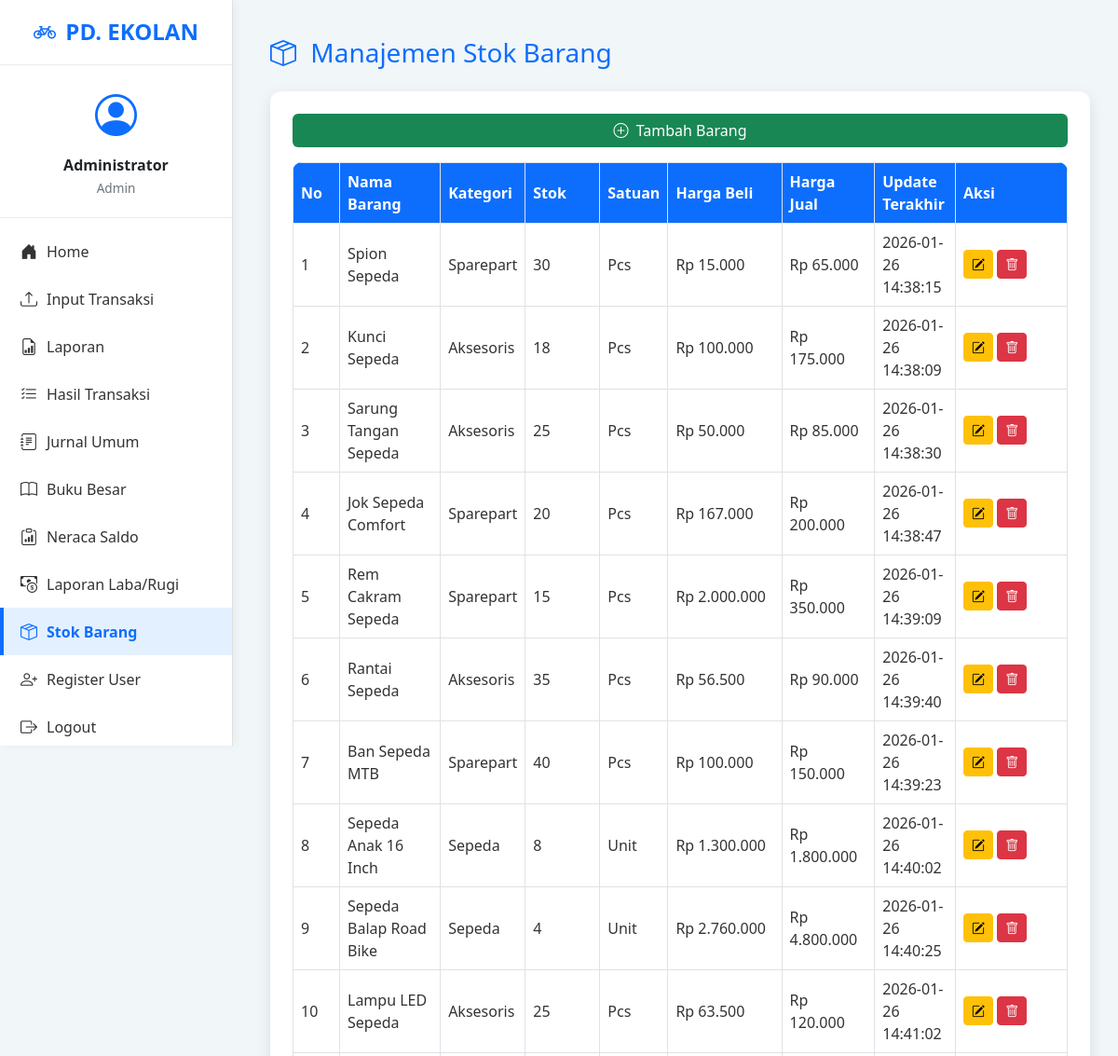
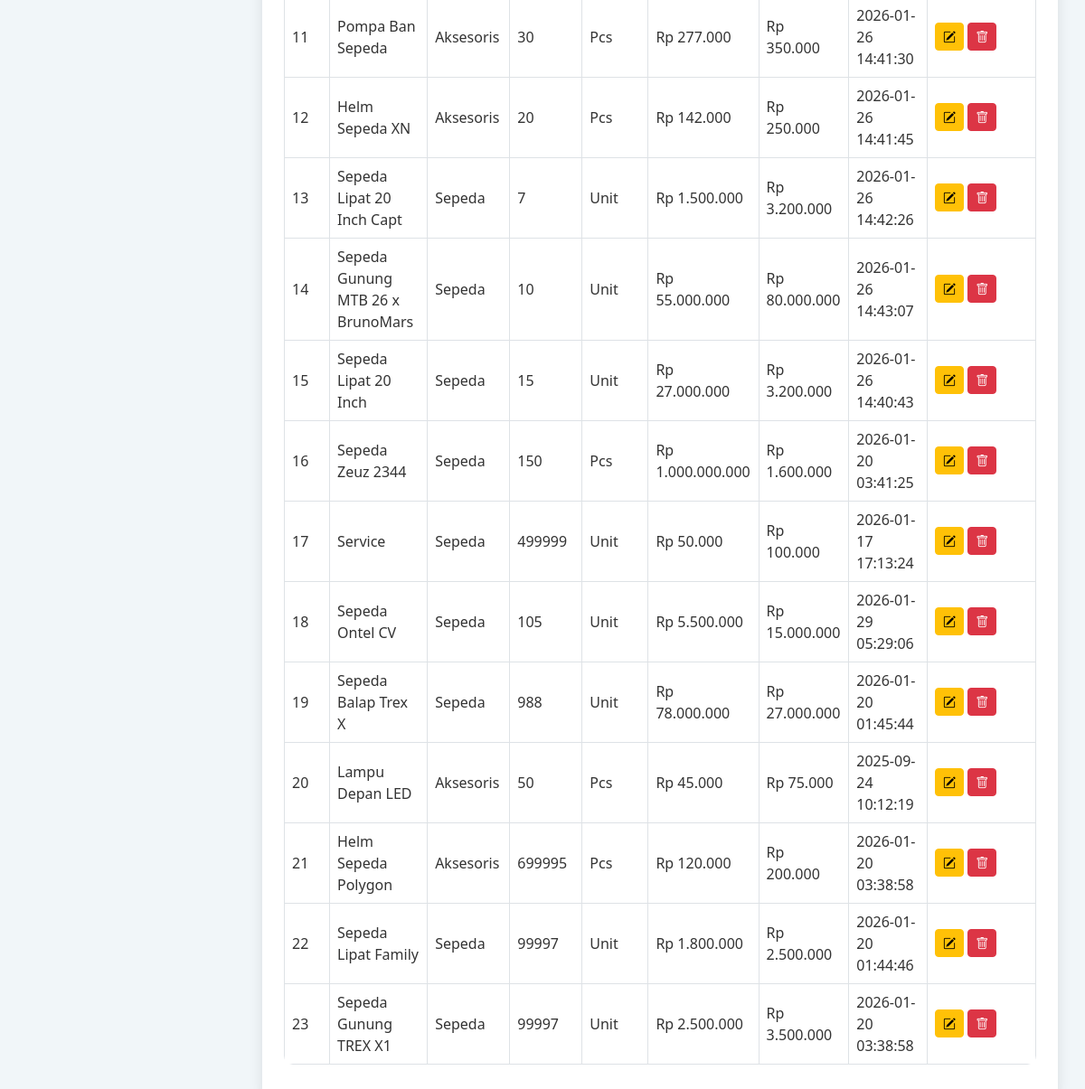
/stok_barang.php (signed in), run on the app's committed database (2 pictures, top to bottom).
### tables this page shows
CREATE TABLE `produk` (
  `id_produk` int(11) NOT NULL,
  `nama_produk` varchar(100) NOT NULL,
  `kategori` varchar(50) DEFAULT NULL,
  `stok` int(11) DEFAULT 0,
  `satuan` varchar(20) DEFAULT NULL,
  `harga_beli` decimal(15,2) DEFAULT NULL,
  `harga_jual` decimal(15,2) DEFAULT NULL,
  `tanggal_update` timestamp NOT NULL DEFAULT current_timestamp() ON UPDATE current_timestamp()
);

### stok_barang.php (the view, shortened to what this page needs)
<?php
include 'koneksi.php';
$result = mysqli_query($koneksi, "SELECT * FROM produk ORDER BY id_produk DESC");
?>
<!DOCTYPE html>
<html lang="id">
<head>
    <link href="https://cdn.jsdelivr.net/npm/bootstrap@5.3.3/dist/css/bootstrap.min.css" rel="stylesheet">
    <link href="https://cdn.jsdelivr.net/npm/bootstrap-icons/font/bootstrap-icons.css" rel="stylesheet">
</head>
<body>
<?php include 'admin_sidebar.php'; ?>
<div class="content">
    <h3 class="text-primary mb-4">
        <i class="bi bi-box-seam me-2"></i> Manajemen Stok Barang
    </h3>
    <div class="card p-4">
        <button class="btn btn-success mb-3" data-bs-toggle="modal" data-bs-target="#modalTambah">
            <i class="bi bi-plus-circle me-1"></i> Tambah Barang
        </button>
        <div class="table-responsive">
            <table class="table table-bordered table-hover align-middle">
                <thead>
                    <tr>
                        <th width="50">No</th>
                        <th>Nama Barang</th>
                        <th>Kategori</th>
                        <th width="80">Stok</th>
                        <th>Satuan</th>
                        <th>Harga Beli</th>
                        <th>Harga Jual</th>
                        <th>Update Terakhir</th>
                        <th width="120">Aksi</th>
                    </tr>
                </thead>
                <tbody>
                <?php
                $no = 1;
                while ($row = mysqli_fetch_assoc($result)) { ?>
                    <tr>
                        <td><?= $no++; ?></td>
                        <td><?= htmlspecialchars($row['nama_produk']); ?></td>
                        <td><?= htmlspecialchars($row['kategori']); ?></td>
                        <td><?= $row['stok']; ?></td>
                        <td><?= htmlspecialchars($row['satuan']); ?></td>
                        <td>Rp <?= number_format($row['harga_beli'],0,',','.'); ?></td>
                        <td>Rp <?= number_format($row['harga_jual'],0,',','.'); ?></td>
                        <td><?= $row['tanggal_update']; ?></td>
                        <td>
                            <a href="edit_stok.php?id=<?= $row['id_produk']; ?>" class="btn btn-warning btn-sm">
                                <i class="bi bi-pencil-square"></i>
                            </a>
                            <a href="stok_barang.php?hapus=<?= $row['id_produk']; ?>"
                               onclick="return confirm('Yakin hapus barang ini?')"
                               class="btn btn-danger btn-sm">
                                <i class="bi bi-trash"></i>
                            </a>
                        </td>
                    </tr>
                <?php } ?>
                </tbody>
            </table>
        </div>
    </div>
</div>
</body>
</html>

### stok_barang.php (style rules this page uses)
body { background-color: #f1f6f9; font-family: 'Segoe UI', sans-serif; }
.content { margin-left: 260px; padding: 40px 30px; min-height: 100vh; animation: fadeIn 0.8s ease-in; }
.card { background-color: #fff; border: none; border-radius: 12px; box-shadow: 0 4px 15px rgba(0,0,0,0.1); margin-bottom: 25px; overflow: hidden; }
.btn-success { background: #198754; border: none; transition: all 0.2s ease; }
.table { border-radius: 10px; overflow: hidden; background-color: #fff; }
.table th { background: #0d6efd; color: white; vertical-align: middle; }
.table td { vertical-align: middle; color: #333; }

### data on the page
produk: nama_produk "Spion Sepeda", kategori "Sparepart", stok "30", satuan "Pcs", harga_beli "15.000", harga_jual "65.000", tanggal_update "2026-01-26 14:38:15"
produk: nama_produk "Kunci Sepeda", kategori "Aksesoris", stok "18", satuan "Pcs", harga_beli "100.000", harga_jual "175.000", tanggal_update "2026-01-26 14:38:09"
produk: nama_produk "Sarung Tangan Sepeda", kategori "Aksesoris", stok "25", satuan "Pcs", harga_beli "50.000", harga_jual "85.000", tanggal_update "2026-01-26 14:38:30"
produk: nama_produk "Jok Sepeda Comfort", kategori "Sparepart", stok "20", satuan "Pcs", harga_beli "167.000", harga_jual "200.000", tanggal_update "2026-01-26 14:38:47"
produk: nama_produk "Rem Cakram Sepeda", kategori "Sparepart", stok "15", satuan "Pcs", harga_beli "2.000.000", harga_jual "350.000", tanggal_update "2026-01-26 14:39:09"
produk: nama_produk "Rantai Sepeda", kategori "Aksesoris", stok "35", satuan "Pcs", harga_beli "56.500", harga_jual "90.000", tanggal_update "2026-01-26 14:39:40"
produk: nama_produk "Ban Sepeda MTB", kategori "Sparepart", stok "40", satuan "Pcs", harga_beli "100.000", harga_jual "150.000", tanggal_update "2026-01-26 14:39:23"
produk: nama_produk "Sepeda Anak 16 Inch", kategori "Sepeda", stok "8", satuan "Unit", harga_beli "1.300.000", harga_jual "1.800.000", tanggal_update "2026-01-26 14:40:02"
produk: nama_produk "Sepeda Balap Road Bike", kategori "Sepeda", stok "4", satuan "Unit", harga_beli "2.760.000", harga_jual "4.800.000", tanggal_update "2026-01-26 14:40:25"
produk: nama_produk "Lampu LED Sepeda", kategori "Aksesoris", stok "25", satuan "Pcs", harga_beli "63.500", harga_jual "120.000", tanggal_update "2026-01-26 14:41:02"
produk: nama_produk "Pompa Ban Sepeda", kategori "Aksesoris", stok "30", satuan "Pcs", harga_beli "277.000", harga_jual "350.000", tanggal_update "2026-01-26 14:41:30"
produk: nama_produk "Helm Sepeda XN", kategori "Aksesoris", stok "20", satuan "Pcs", harga_beli "142.000", harga_jual "250.000", tanggal_update "2026-01-26 14:41:45"
produk: nama_produk "Sepeda Lipat 20 Inch Capt", kategori "Sepeda", stok "7", satuan "Unit", harga_beli "1.500.000", harga_jual "3.200.000", tanggal_update "2026-01-26 14:42:26"
produk: nama_produk "Sepeda Gunung MTB 26 x BrunoMars", kategori "Sepeda", stok "10", satuan "Unit", harga_beli "55.000.000", harga_jual "80.000.000", tanggal_update "2026-01-26 14:43:07"
produk: nama_produk "Sepeda Lipat 20 Inch", kategori "Sepeda", stok "15", satuan "Unit", harga_beli "27.000.000", harga_jual "3.200.000", tanggal_update "2026-01-26 14:40:43"
produk: nama_produk "Sepeda Zeuz 2344", kategori "Sepeda", stok "150", satuan "Pcs", harga_beli "1.000.000.000", harga_jual "1.600.000", tanggal_update "2026-01-20 03:41:25"
produk: nama_produk "Service", kategori "Sepeda", stok "499999", satuan "Unit", harga_beli "50.000", harga_jual "100.000", tanggal_update "2026-01-17 17:13:24"
produk: nama_produk "Sepeda Ontel CV", kategori "Sepeda", stok "105", satuan "Unit", harga_beli "5.500.000", harga_jual "15.000.000", tanggal_update "2026-01-29 05:29:06"
produk: nama_produk "Sepeda Balap Trex X", kategori "Sepeda", stok "988", satuan "Unit", harga_beli "78.000.000", harga_jual "27.000.000", tanggal_update "2026-01-20 01:45:44"
produk: nama_produk "Lampu Depan LED", kategori "Aksesoris", stok "50", satuan "Pcs", harga_beli "45.000", harga_jual "75.000", tanggal_update "2025-09-24 10:12:19"
produk: nama_produk "Helm Sepeda Polygon", kategori "Aksesoris", stok "699995", satuan "Pcs", harga_beli "120.000", harga_jual "200.000", tanggal_update "2026-01-20 03:38:58"
produk: nama_produk "Sepeda Lipat Family", kategori "Sepeda", stok "99997", satuan "Unit", harga_beli "1.800.000", harga_jual "2.500.000", tanggal_update "2026-01-20 01:44:46"
produk: nama_produk "Sepeda Gunung TREX X1", kategori "Sepeda", stok "99997", satuan "Unit", harga_beli "2.500.000", harga_jual "3.500.000", tanggal_update "2026-01-20 03:38:58"

### other printed values
$_SESSION['nama'] "Administrator"
$_SESSION['level'] "Admin"
